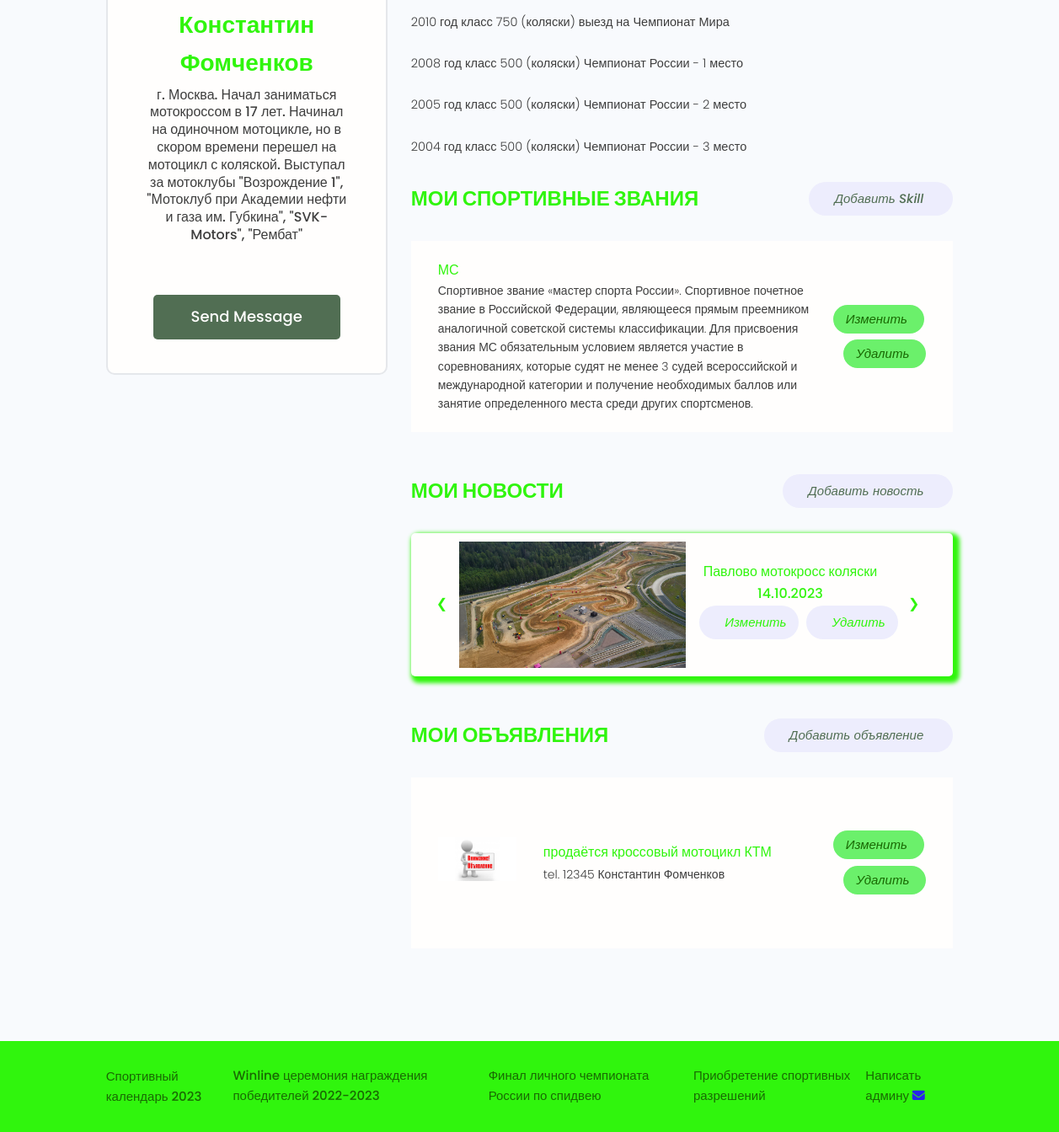
/users/account/ (signed in, lower part), run on an earlier commit of the app's database.
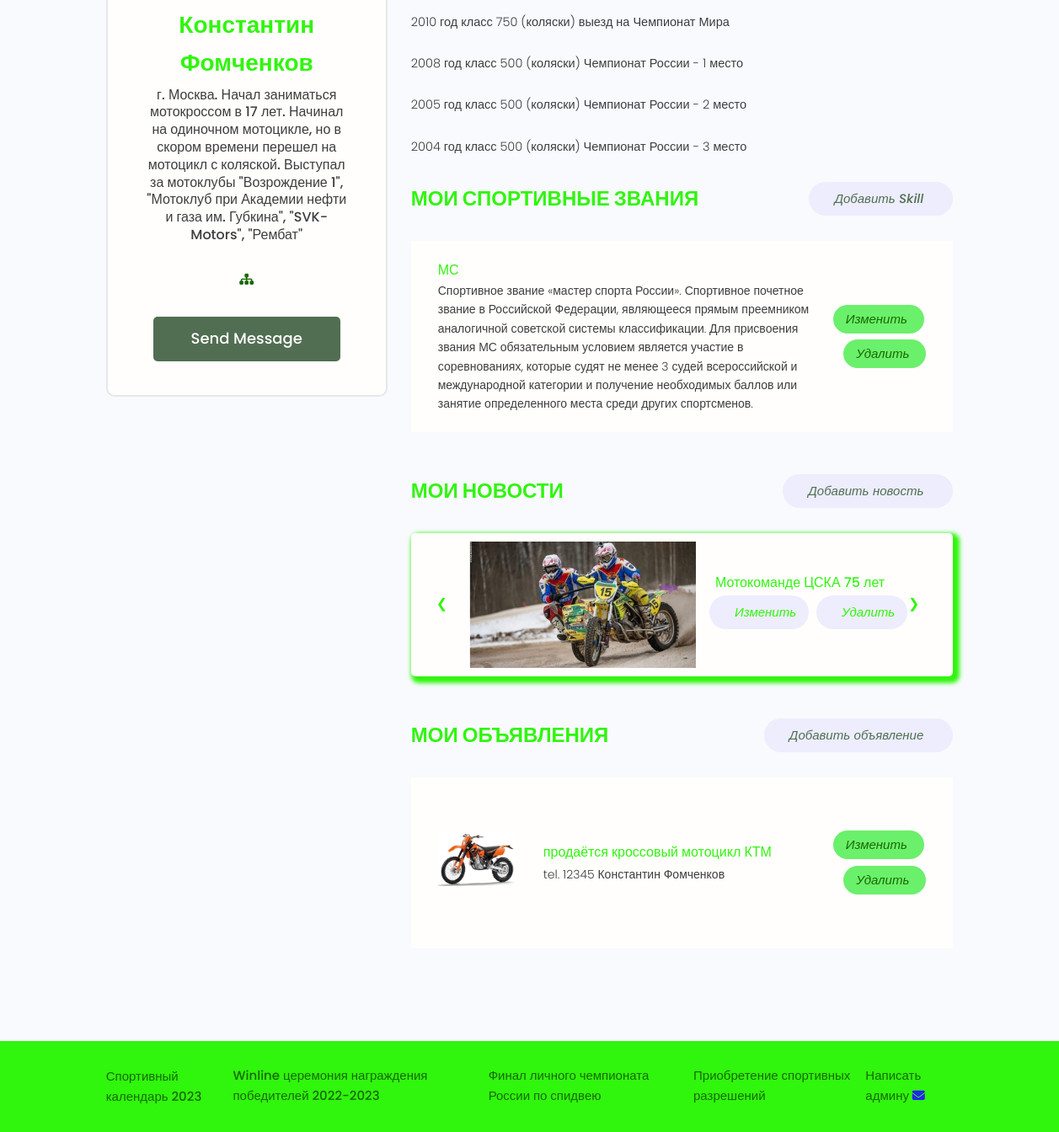
And on a later commit of the database.
### users/models.py (models this page shows, shortened)
class Skill(models.Model):
    owner = models.ForeignKey(Profiles, on_delete=models.CASCADE, null=True, blank=True)
    name = models.CharField(max_length=200, null=True, blank=True)
    description = models.TextField(null=True, blank=True)
    created = models.DateTimeField(auto_now_add=True)

class Profiles(models.Model):
    user = models.OneToOneField(User, on_delete=models.CASCADE, null=True, blank=True)
    name = models.CharField(max_length=200, null=True, blank=True)
    email = models.EmailField(max_length=200, null=True, blank=True)
    username = models.CharField(max_length=200, null=True, blank=True)
    short_info = models.CharField(max_length=300, null=True, blank=True)
    bio = models.TextField(null=True, blank=True)
    profile_image = models.ImageField(upload_to='profiles/', blank=True, null=True,
                                      default='profiles/user-default.png')
    social_youtube = models.CharField(max_length=200, null=True, blank=True)
    social_vk = models.CharField(max_length=200, null=True, blank=True)
    created = models.DateTimeField(auto_now_add=True)
    def __str__(self):
        return self.username

### blogs/models.py (models this page shows, shortened)
class Blog(models.Model):
    owner = models.ForeignKey(Profiles, on_delete=models.SET_NULL, blank=True, null=True, verbose_name='Автор')
    title = models.CharField(max_length=250, verbose_name='Заголовок')
    text = models.TextField(null=True, blank=True, verbose_name='Текст новости')
    image = models.ImageField(null=True, blank=True, upload_to="blogs/%Y/%m",
                              default='default.jpg', verbose_name='Изображение')
    video = EmbedVideoField(blank=True, verbose_name='Ссылка на видео')
    source_link = models.CharField(max_length=2000, null=True, blank=True, verbose_name='Ссылка на источник')
    tags = models.ManyToManyField('Tag', blank=True, verbose_name='Тег')
    created = models.DateTimeField(auto_now_add=True)
    class Meta:
        ordering = ['-created']

class Advertisement(models.Model):
    text = models.TextField(null=True, blank=True)
    image = models.ImageField(null=True, blank=True, upload_to="advertisements/",
                              default='adv-default.jpg', verbose_name='Изображение')
    contacts = models.CharField(max_length=250)
    owner = models.ForeignKey(Profiles, on_delete=models.SET_NULL,
                              blank=True, null=True, verbose_name='Автор объявления')
    created = models.DateTimeField(default=datetime.datetime.now)
    class Meta:
        ordering = ['-created']

### users/views.py (the view)
# urls.py: path('account/', views.user_account, name='account'),
@login_required(login_url='login')
def user_account(request):
    prof = request.user.profiles
    skills = prof.skill_set.all()
    blogs = prof.blog_set.all()
    advertisement = prof.advertisement_set.all()
    context = {
        'profile': prof,
        'skills': skills,
        'blogs': blogs,
        'advertisement': advertisement,
    }
    return render(request, 'users/account.html', context)

### users/templates/users/account.html (shortened to what the changed rows need)
{% extends 'blogs/base.html' %}
{% block content %}
<main class="settingsPage profile my-md">
    <div class="container">
        <div class="layout">
            <div class="column column--1of3">
                <div class="card text-center">
                    <div class="card__body dev">
                        <h2 class="dev__name">{{ profile.name }}</h2>
                        <ul class="dev__social">
                            {% if profile.social_vk %}
                            <li>
                                <a title="Personal Website" href="{{ profile.social_vk }}" target="_blank"><i
                                        class="fa fa-sitemap"></i></a>
                            </li>
                            {% endif %}
                        </ul>
                    </div>
                </div>
            </div>
            <div class="column column--2of3">
                <table class="settings__table">
                    {% for skill in skills %}
                    <tr>
                        <td class="settings__tableInfo">
                            <h4>{{ skill.name }}</h4>
                            <p>
                                {{ skill.description }}
                            </p>
                        </td>
                        <td class="settings__tableActions">
                            <a class="tag tag--pill tag--main settings__btn" href="{% url 'update-skill' skill.id %}">
                                <i class="im im-edit">Изменить</i>
                            </a>
                            <a class="tag tag--pill tag--main settings__btn" href="{% url 'delete-skill' skill.id %}">
                                <i class="im im-x-mark-circle-o">Удалить</i>
                            </a>
                        </td>
                    </tr>
                    {% endfor %}
                </table>
                {% if blogs %}
                <div class="slider">
                    {% for blog in blogs %}
                    <div class="item">
                        <a class="previous" onclick="previousSlide()">&#10094;</a>
                        <img src="{{ blog.image.url }}" alt="Blog Thumbnail"/>
                        <div class="item_col">
                            <a href="{% url 'blog' blog.id %}">
                                <h4>{{ blog.title }}</h4>
                            </a>
                            <a class="tag tag--pill tag--sub settings__btn tag--lg" href="{% url 'update-blog' blog.id %}"><i class="im im-x-mark-circle-o">Изменить</i></a>
                            <a class="tag tag--pill tag--sub settings__btn tag--lg" href="{% url 'delete-blog' blog.id %}"><i class="im im-x-mark-circle-o">Удалить</i></a>
                        </div>
                        <a class="next" onclick="nextSlide()"> &#10095;</a>
                    </div>
                    {% endfor %}
               </div>
                {% endif %}
                <table class="settings__table">
                {% if advertisement %}
                    {% for adv in advertisement %}
                    <tr>
                        <td class="settings__thumbnail">
                            <a href="#"><img src="{{ adv.image.url }}"
                                             alt="Advertisement Thumbnail"/></a>
                        </td>
                        <td class="settings__tableInfo">
                            <a href="#">{{ adv.text }}</a>
                            <p>
                                {{ adv.contacts  }}
                                {{ adv.owner }}
                            </p>
                        </td>
                        <td class="settings__tableActions">
                            <a class="tag tag--pill tag--main settings__btn" href="{% url 'update-advertisement' adv.id %}">
                                <i class="im im-edit">Изменить</i>
                            </a>
                            <a class="tag tag--pill tag--main settings__btn" href="{% url 'delete-advertisement' adv.id %}">
                                <i class="im im-x-mark-circle-o">Удалить</i>
                            </a>
                        </td>
                    </tr>
                    {% endfor %}
                {% endif %}
                </table>
            </div>
        </div>
    </div>
</main>
{% endblock %}

What changed in the data, as far as the page shows it:
no longer on this page (row edited): Blog: image (placeholder picture), title "Павлово мотокросс коляски 14.10.2023"
added Blog: image (picture), title "Мотокоманде ЦСКА 75 лет"
changed Advertisement "продаётся кроссовый мотоцикл КТМ": image: picture added in place of a placeholder
